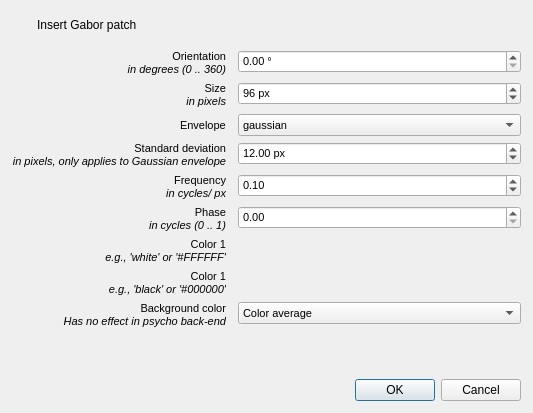
<?xml version="1.0" encoding="UTF-8"?>
<ui version="4.0">
 <class>ui_gabor_settings</class>
 <widget class="QDialog" name="ui_gabor_settings">
  <property name="geometry">
   <rect>
    <x>0</x>
    <y>0</y>
    <width>533</width>
    <height>413</height>
   </rect>
  </property>
  <property name="windowTitle">
   <string>Insert Gabor patch</string>
  </property>
  <layout class="QVBoxLayout" name="verticalLayout">
   <property name="spacing">
    <number>12</number>
   </property>
   <property name="margin">
    <number>12</number>
   </property>
   <item>
    <widget class="QWidget" name="input_header" native="true">
     <property name="sizePolicy">
      <sizepolicy hsizetype="Preferred" vsizetype="Fixed">
       <horstretch>0</horstretch>
       <verstretch>0</verstretch>
      </sizepolicy>
     </property>
     <layout class="QHBoxLayout" name="horizontalLayout">
      <property name="spacing">
       <number>12</number>
      </property>
      <property name="margin">
       <number>6</number>
      </property>
      <item>
       <widget class="QLabel" name="label_gabor">
        <property name="sizePolicy">
         <sizepolicy hsizetype="Fixed" vsizetype="Preferred">
          <horstretch>0</horstretch>
          <verstretch>0</verstretch>
         </sizepolicy>
        </property>
        <property name="text">
         <string/>
        </property>
        <property name="pixmap">
         <pixmap>:/icons/gabor.png</pixmap>
        </property>
       </widget>
      </item>
      <item>
       <widget class="QLabel" name="label_2">
        <property name="text">
         <string>Insert Gabor patch</string>
        </property>
       </widget>
      </item>
     </layout>
    </widget>
   </item>
   <item>
    <widget class="QWidget" name="widget" native="true">
     <property name="font">
      <font>
       <pointsize>8</pointsize>
      </font>
     </property>
     <layout class="QFormLayout" name="formLayout">
      <property name="fieldGrowthPolicy">
       <enum>QFormLayout::AllNonFixedFieldsGrow</enum>
      </property>
      <property name="labelAlignment">
       <set>Qt::AlignRight|Qt::AlignTrailing|Qt::AlignVCenter</set>
      </property>
      <property name="horizontalSpacing">
       <number>12</number>
      </property>
      <property name="verticalSpacing">
       <number>6</number>
      </property>
      <property name="margin">
       <number>0</number>
      </property>
      <item row="0" column="0">
       <widget class="QLabel" name="label_3">
        <property name="text">
         <string>Orientation&lt;br /&gt;&lt;i&gt;in degrees (0 .. 360)&lt;/i&gt;</string>
        </property>
        <property name="alignment">
         <set>Qt::AlignRight|Qt::AlignTrailing|Qt::AlignVCenter</set>
        </property>
       </widget>
      </item>
      <item row="0" column="1">
       <widget class="QDoubleSpinBox" name="spinbox_orient">
        <property name="suffix">
         <string> °</string>
        </property>
        <property name="maximum">
         <double>360.000000000000000</double>
        </property>
       </widget>
      </item>
      <item row="1" column="0">
       <widget class="QLabel" name="label_4">
        <property name="text">
         <string>Size&lt;br /&gt;&lt;i&gt;in pixels&lt;/i&gt;</string>
        </property>
        <property name="alignment">
         <set>Qt::AlignRight|Qt::AlignTrailing|Qt::AlignVCenter</set>
        </property>
       </widget>
      </item>
      <item row="1" column="1">
       <widget class="QSpinBox" name="spinbox_size">
        <property name="suffix">
         <string> px</string>
        </property>
        <property name="minimum">
         <number>1</number>
        </property>
        <property name="maximum">
         <number>1000</number>
        </property>
        <property name="value">
         <number>96</number>
        </property>
       </widget>
      </item>
      <item row="2" column="0">
       <widget class="QLabel" name="label_5">
        <property name="text">
         <string>Envelope</string>
        </property>
       </widget>
      </item>
      <item row="2" column="1">
       <widget class="QComboBox" name="combobox_env">
        <item>
         <property name="text">
          <string notr="true">gaussian</string>
         </property>
        </item>
        <item>
         <property name="text">
          <string notr="true">linear</string>
         </property>
        </item>
        <item>
         <property name="text">
          <string notr="true">circular (sharp edge)</string>
         </property>
        </item>
        <item>
         <property name="text">
          <string notr="true">rectangular (no envelope)</string>
         </property>
        </item>
       </widget>
      </item>
      <item row="3" column="0">
       <widget class="QLabel" name="label_6">
        <property name="text">
         <string>Standard deviation&lt;br /&gt;&lt;i&gt;in pixels, only applies to Gaussian envelope&lt;/i&gt;</string>
        </property>
        <property name="alignment">
         <set>Qt::AlignRight|Qt::AlignTrailing|Qt::AlignVCenter</set>
        </property>
       </widget>
      </item>
      <item row="3" column="1">
       <widget class="QDoubleSpinBox" name="spinbox_stdev">
        <property name="suffix">
         <string> px</string>
        </property>
        <property name="maximum">
         <double>1000.000000000000000</double>
        </property>
        <property name="value">
         <double>12.000000000000000</double>
        </property>
       </widget>
      </item>
      <item row="4" column="0">
       <widget class="QLabel" name="label_7">
        <property name="text">
         <string>Frequency&lt;br /&gt;&lt;i&gt;in cycles/ px&lt;/i&gt;</string>
        </property>
        <property name="alignment">
         <set>Qt::AlignRight|Qt::AlignTrailing|Qt::AlignVCenter</set>
        </property>
       </widget>
      </item>
      <item row="4" column="1">
       <widget class="QDoubleSpinBox" name="spinbox_freq">
        <property name="suffix">
         <string/>
        </property>
        <property name="maximum">
         <double>1000.000000000000000</double>
        </property>
        <property name="value">
         <double>0.100000000000000</double>
        </property>
       </widget>
      </item>
      <item row="5" column="0">
       <widget class="QLabel" name="label_8">
        <property name="text">
         <string>Phase&lt;br /&gt;&lt;i&gt;in cycles (0 .. 1)&lt;/i&gt;</string>
        </property>
        <property name="alignment">
         <set>Qt::AlignRight|Qt::AlignTrailing|Qt::AlignVCenter</set>
        </property>
       </widget>
      </item>
      <item row="5" column="1">
       <widget class="QDoubleSpinBox" name="spinbox_phase">
        <property name="maximum">
         <double>1.000000000000000</double>
        </property>
        <property name="singleStep">
         <double>0.100000000000000</double>
        </property>
       </widget>
      </item>
      <item row="6" column="0">
       <widget class="QLabel" name="label_10">
        <property name="text">
         <string>Color 1&lt;br /&gt;&lt;i&gt;e.g., 'white' or '#FFFFFF'&lt;/i&gt;</string>
        </property>
        <property name="alignment">
         <set>Qt::AlignRight|Qt::AlignTrailing|Qt::AlignVCenter</set>
        </property>
       </widget>
      </item>
      <item row="6" column="1">
       <widget class="color_edit" name="edit_color1" native="true">
        <property name="text" stdset="0">
         <string notr="true">white</string>
        </property>
       </widget>
      </item>
      <item row="7" column="0">
       <widget class="QLabel" name="label_9">
        <property name="text">
         <string>Color 1&lt;br /&gt;&lt;i&gt;e.g., 'black' or '#000000'&lt;/i&gt;</string>
        </property>
        <property name="alignment">
         <set>Qt::AlignRight|Qt::AlignTrailing|Qt::AlignVCenter</set>
        </property>
       </widget>
      </item>
      <item row="7" column="1">
       <widget class="color_edit" name="edit_color2" native="true">
        <property name="text" stdset="0">
         <string notr="true">black</string>
        </property>
       </widget>
      </item>
      <item row="8" column="0">
       <widget class="QLabel" name="label_11">
        <property name="text">
         <string>Background color&lt;br /&gt;
&lt;i&gt;Has no effect in psycho back-end&lt;/i&gt;</string>
        </property>
        <property name="alignment">
         <set>Qt::AlignRight|Qt::AlignTrailing|Qt::AlignVCenter</set>
        </property>
       </widget>
      </item>
      <item row="8" column="1">
       <widget class="QComboBox" name="combobox_bgmode">
        <item>
         <property name="text">
          <string notr="true">Color average</string>
         </property>
        </item>
        <item>
         <property name="text">
          <string notr="true">Color 2</string>
         </property>
        </item>
       </widget>
      </item>
     </layout>
    </widget>
   </item>
   <item>
    <widget class="QDialogButtonBox" name="buttonBox">
     <property name="orientation">
      <enum>Qt::Horizontal</enum>
     </property>
     <property name="standardButtons">
      <set>QDialogButtonBox::Cancel|QDialogButtonBox::Ok</set>
     </property>
     <property name="centerButtons">
      <bool>false</bool>
     </property>
    </widget>
   </item>
  </layout>
 </widget>
 <customwidgets>
  <customwidget>
   <class>color_edit</class>
   <extends>QWidget</extends>
   <header>libqtopensesame.widgets.color_edit.h</header>
   <container>1</container>
  </customwidget>
 </customwidgets>
 <resources/>
 <connections>
  <connection>
   <sender>buttonBox</sender>
   <signal>accepted()</signal>
   <receiver>ui_gabor_settings</receiver>
   <slot>accept()</slot>
   <hints>
    <hint type="sourcelabel">
     <x>266</x>
     <y>385</y>
    </hint>
    <hint type="destinationlabel">
     <x>266</x>
     <y>206</y>
    </hint>
   </hints>
  </connection>
  <connection>
   <sender>buttonBox</sender>
   <signal>rejected()</signal>
   <receiver>ui_gabor_settings</receiver>
   <slot>reject()</slot>
   <hints>
    <hint type="sourcelabel">
     <x>266</x>
     <y>385</y>
    </hint>
    <hint type="destinationlabel">
     <x>266</x>
     <y>206</y>
    </hint>
   </hints>
  </connection>
 </connections>
</ui>
